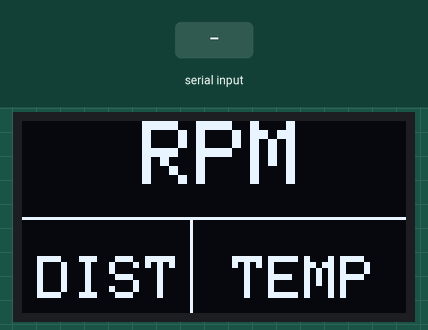
Bench run of a sketch on a simulated Arduino Uno, built with avr-gcc and run on an emulated ATmega328P. Parts: 128×64 one-colour display. The inputs (shaded band) are chosen by the test bench. What the sketch prints to the serial monitor is not drawn.

Above: at 2.2 s.
2.3 s: "90,45\n" received over the second serial link
At 4.0 s:
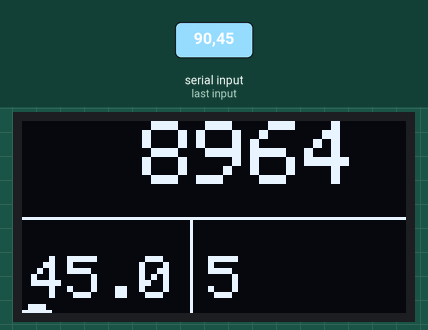
4.8 s: "30,150\n" received over the second serial link
At 7.2 s:
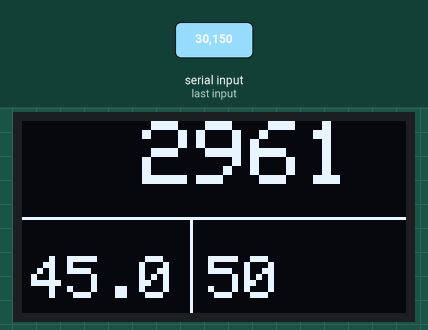
Timing chart, 0 to 8.7 s (numbered marks = the images above; inputs shaded):
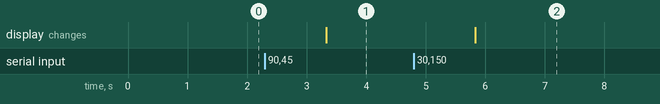

The sketch:

new_baja_oled.ino
```cpp
#include<SoftwareSerial.h>
#include<SPI.h>
#include<Wire.h>
#include <Adafruit_GFX.h>
#include <Adafruit_SSD1306.h>
int OLED_RESET=4;

long lastmillis=0;
Adafruit_SSD1306 display(OLED_RESET);
SoftwareSerial l(10,11);
 void update_display(int rpm,String temp,String dist)
{  display.clearDisplay();
 display.drawLine(0,32,188,32,WHITE);
  display.drawLine(56,32,56,64,WHITE);
  display.setCursor(40,0);
    display.setTextSize(3);
  display.setTextColor(WHITE);
  display.print(rpm);
  display.setCursor(3,45);
    display.setTextSize(2);
  display.setTextColor(WHITE);
  display.print(dist);
   display.setCursor(62,45);
    display.print(temp);
  display.display();
}
void setup() {
  // put your setup code here, to run once:
Serial.begin(9600);
l.begin(9600);
display.begin(SSD1306_SWITCHCAPVCC,0x3C);
display.clearDisplay();
display.drawLine(0,32,188,32,WHITE);
 display.drawLine(56,32,56,64,WHITE);
 display.setTextSize(3);
  display.setTextColor(WHITE);
 display.setCursor(40,0);
 display.print("RPM");
 display.setTextSize(2);
  display.setTextColor(WHITE);
 display.setCursor(5,45);
 display.print("DIST");
 display.setTextSize(2);
  display.setTextColor(WHITE);
 display.setCursor(58,45);
 display.print(" TEMP");
 display.display();
 delay(1000);
}
float fuel=4.5*1000;
float remDist=45.00;
void loop() { int rpm1=0;
char buff[9];
int rpm[4];
String data="";
if(l.available()>0)
{//data+=l.read();
 l.readBytes(buff,9);
Serial.println(buff);
for(int i =0;i<4;i++)
rpm[i]=buff[i]-48;
 rpm1=rpm[0]*1000+rpm[1]*100+rpm[2]*10+rpm[3];
Serial.println(rpm1);
for(int i =4;i<=8;i++)
data+=buff[i];
Serial.println(data);
if(millis()-lastmillis>=60000 && rpm1)
  {
    fuel=fuel-25;
    remDist=remDist-(10.5*25/1000);
    lastmillis=millis();
    Serial.println(remDist);
  }
update_display(rpm1,data,String(remDist,1));
}
}
//Serial.write(l.read());
```

Measured:
- after the input at 2.3 s, the display: changes after 1.0 s (image 1)
- after the input at 4.8 s, the display: changes after 1.0 s (image 2)
